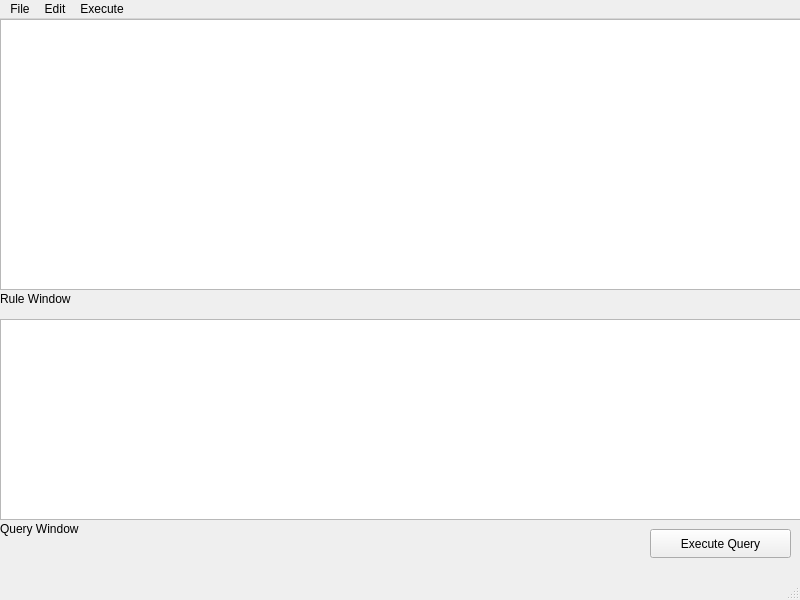
<ui version="4.0" >
 <class>MainWindow</class>
 <widget class="QMainWindow" name="MainWindow" >
  <property name="geometry" >
   <rect>
    <x>0</x>
    <y>0</y>
    <width>800</width>
    <height>600</height>
   </rect>
  </property>
  <property name="windowTitle" >
   <string>MainWindow</string>
  </property>
  <widget class="QWidget" name="centralwidget" >
   <widget class="QLabel" name="label" >
    <property name="geometry" >
     <rect>
      <x>0</x>
      <y>270</y>
      <width>102</width>
      <height>19</height>
     </rect>
    </property>
    <property name="text" >
     <string>Rule Window</string>
    </property>
   </widget>
   <widget class="QPushButton" name="queryButton" >
    <property name="geometry" >
     <rect>
      <x>650</x>
      <y>510</y>
      <width>141</width>
      <height>29</height>
     </rect>
    </property>
    <property name="toolTip" >
     <string>&lt;html>&lt;head>&lt;meta name="qrichtext" content="1" />&lt;style type="text/css">
p, li { white-space: pre-wrap; }
&lt;/style>&lt;/head>&lt;body style=" font-family:'Garamond [monotype]'; font-size:12pt; font-weight:600; font-style:normal; text-decoration:none;">
&lt;p style=" margin-top:0px; margin-bottom:0px; margin-left:0px; margin-right:0px; -qt-block-indent:0; text-indent:0px;">&lt;span style=" font-weight:400;">Execute the query and generate new results.&lt;/span>&lt;/p>&lt;/body>&lt;/html></string>
    </property>
    <property name="whatsThis" >
     <string>&lt;html>&lt;head>&lt;meta name="qrichtext" content="1" />&lt;style type="text/css">
p, li { white-space: pre-wrap; }
&lt;/style>&lt;/head>&lt;body style=" font-family:'Garamond [monotype]'; font-size:12pt; font-weight:600; font-style:normal; text-decoration:none;">
&lt;p style=" margin-top:0px; margin-bottom:0px; margin-left:0px; margin-right:0px; -qt-block-indent:0; text-indent:0px;">&lt;span style=" font-weight:400;">This button allows you to execute the query and generate a result set.&lt;/span>&lt;/p>&lt;/body>&lt;/html></string>
    </property>
    <property name="text" >
     <string>Execute Query</string>
    </property>
   </widget>
   <widget class="QLabel" name="label_2" >
    <property name="geometry" >
     <rect>
      <x>0</x>
      <y>500</y>
      <width>116</width>
      <height>19</height>
     </rect>
    </property>
    <property name="text" >
     <string>Query Window</string>
    </property>
   </widget>
   <widget class="QTextBrowser" name="textBrowser_2" >
    <property name="geometry" >
     <rect>
      <x>0</x>
      <y>300</y>
      <width>801</width>
      <height>201</height>
     </rect>
    </property>
   </widget>
   <widget class="QTextBrowser" name="textBrowser" >
    <property name="geometry" >
     <rect>
      <x>0</x>
      <y>0</y>
      <width>801</width>
      <height>271</height>
     </rect>
    </property>
   </widget>
  </widget>
  <widget class="QMenuBar" name="menubar" >
   <property name="geometry" >
    <rect>
     <x>0</x>
     <y>0</y>
     <width>800</width>
     <height>31</height>
    </rect>
   </property>
   <widget class="QMenu" name="menuFile" >
    <property name="title" >
     <string>File</string>
    </property>
    <addaction name="actionNew_Query" />
    <addaction name="actionOpen_Query" />
    <addaction name="separator" />
    <addaction name="actionSave_Query" />
    <addaction name="separator" />
    <addaction name="actionOpen_Ruleset" />
    <addaction name="separator" />
    <addaction name="actionQuit" />
   </widget>
   <widget class="QMenu" name="menuEdit" >
    <property name="title" >
     <string>Edit</string>
    </property>
    <addaction name="actionCut" />
    <addaction name="actionCopy" />
    <addaction name="actionPaste" />
    <addaction name="actionSelect_All" />
   </widget>
   <widget class="QMenu" name="menuExecute" >
    <property name="title" >
     <string>Execute</string>
    </property>
    <addaction name="actionExecute_Query" />
   </widget>
   <addaction name="menuFile" />
   <addaction name="menuEdit" />
   <addaction name="menuExecute" />
  </widget>
  <widget class="QStatusBar" name="statusbar" />
  <action name="actionOpen_Ruleset" >
   <property name="text" >
    <string>Open Ruleset</string>
   </property>
  </action>
  <action name="actionOpen_Query" >
   <property name="text" >
    <string>Open Query</string>
   </property>
  </action>
  <action name="actionSave_Query" >
   <property name="text" >
    <string>Save Query</string>
   </property>
  </action>
  <action name="actionQuit" >
   <property name="text" >
    <string>Quit</string>
   </property>
  </action>
  <action name="actionCut" >
   <property name="text" >
    <string>Cut</string>
   </property>
  </action>
  <action name="actionCopy" >
   <property name="text" >
    <string>Copy</string>
   </property>
  </action>
  <action name="actionPaste" >
   <property name="text" >
    <string>Paste</string>
   </property>
  </action>
  <action name="actionSelect_All" >
   <property name="text" >
    <string>Select All</string>
   </property>
  </action>
  <action name="actionExecute_Query" >
   <property name="text" >
    <string>Execute Query</string>
   </property>
  </action>
  <action name="actionNew_Query" >
   <property name="text" >
    <string>New Query</string>
   </property>
  </action>
 </widget>
 <resources/>
 <connections/>
</ui>
